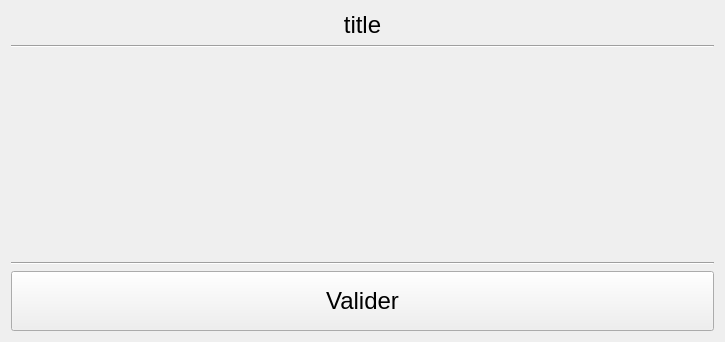
<?xml version="1.0" encoding="UTF-8"?>
<ui version="4.0">
 <class>Form</class>
 <widget class="QWidget" name="Form">
  <property name="geometry">
   <rect>
    <x>0</x>
    <y>0</y>
    <width>725</width>
    <height>342</height>
   </rect>
  </property>
  <property name="windowTitle">
   <string>Form</string>
  </property>
  <layout class="QGridLayout" name="gridLayout">
   <item row="4" column="0">
    <widget class="QPushButton" name="validate_button">
     <property name="minimumSize">
      <size>
       <width>0</width>
       <height>60</height>
      </size>
     </property>
     <property name="styleSheet">
      <string notr="true">font-size: 18pt; 
font-weight:40; 
color: #000000;</string>
     </property>
     <property name="text">
      <string>Valider</string>
     </property>
    </widget>
   </item>
   <item row="1" column="0">
    <widget class="Line" name="line">
     <property name="orientation">
      <enum>Qt::Horizontal</enum>
     </property>
    </widget>
   </item>
   <item row="0" column="0">
    <widget class="QLabel" name="title">
     <property name="minimumSize">
      <size>
       <width>0</width>
       <height>0</height>
      </size>
     </property>
     <property name="maximumSize">
      <size>
       <width>16777215</width>
       <height>60</height>
      </size>
     </property>
     <property name="styleSheet">
      <string notr="true">font-size: 18pt; 
font-weight:40; 
color: #000000;</string>
     </property>
     <property name="text">
      <string>title</string>
     </property>
     <property name="alignment">
      <set>Qt::AlignCenter</set>
     </property>
     <property name="margin">
      <number>5</number>
     </property>
    </widget>
   </item>
   <item row="2" column="0">
    <layout class="QGridLayout" name="images_grid"/>
   </item>
   <item row="2" column="1">
    <spacer name="verticalSpacer">
     <property name="orientation">
      <enum>Qt::Vertical</enum>
     </property>
     <property name="sizeHint" stdset="0">
      <size>
       <width>0</width>
       <height>40</height>
      </size>
     </property>
    </spacer>
   </item>
   <item row="3" column="0">
    <widget class="Line" name="line_2">
     <property name="orientation">
      <enum>Qt::Horizontal</enum>
     </property>
    </widget>
   </item>
  </layout>
 </widget>
 <resources/>
 <connections/>
</ui>
